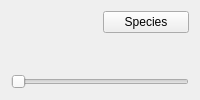
      <widget class="QWidget" name="gridLayoutWidget">
       <layout class="QGridLayout" name="gridLayout">
        <item row="0" column="0">
         <widget class="QLabel" name="lblGeometryStatus">
          <property name="sizePolicy">
           <sizepolicy hsizetype="Preferred" vsizetype="Fixed">
            <horstretch>0</horstretch>
            <verstretch>0</verstretch>
           </sizepolicy>
          </property>
          <property name="text">
           <string/>
          </property>
         </widget>
        </item>
        <item row="0" column="1">
         <widget class="QPushButton" name="btnSpeciesDisplaySelect">
          <property name="text">
           <string>Species</string>
          </property>
         </widget>
        </item>
        <item row="1" column="0" colspan="2">
         <widget class="QLabelMouseTracker" name="lblGeometry" native="true">
          <property name="sizePolicy">
           <sizepolicy hsizetype="Preferred" vsizetype="Preferred">
            <horstretch>0</horstretch>
            <verstretch>0</verstretch>
           </sizepolicy>
          </property>
          <property name="whatsThis">
           <string>&lt;h4&gt;Compartment geometry image&lt;/h4&gt;
&lt;p&gt;An image of the geometry of the model.&lt;/p&gt;</string>
          </property>
          <property name="text" stdset="0">
           <string/>
          </property>
         </widget>
        </item>
        <item row="2" column="0" colspan="2">
         <widget class="QSlider" name="hslideTime">
          <property name="maximum">
           <number>0</number>
          </property>
          <property name="orientation">
           <enum>Qt::Horizontal</enum>
          </property>
          <property name="tickPosition">
           <enum>QSlider::NoTicks</enum>
          </property>
         </widget>
        </item>
       </layout>
      </widget>
